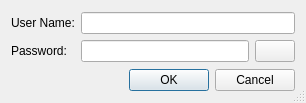
<?xml version="1.0" encoding="UTF-8"?>
<ui version="4.0">
 <class>AuthorizationDialog</class>
 <widget class="QDialog" name="AuthorizationDialog">
  <property name="geometry">
   <rect>
    <x>0</x>
    <y>0</y>
    <width>306</width>
    <height>103</height>
   </rect>
  </property>
  <property name="windowTitle">
   <string>Authorization</string>
  </property>
  <property name="sizeGripEnabled">
   <bool>true</bool>
  </property>
  <layout class="QVBoxLayout" name="verticalLayout_3">
   <item>
    <layout class="QHBoxLayout" name="horizontalLayout_2">
     <item>
      <layout class="QVBoxLayout" name="verticalLayout">
       <item>
        <widget class="QLabel" name="label_username">
         <property name="text">
          <string>User Name:</string>
         </property>
        </widget>
       </item>
       <item>
        <widget class="QLabel" name="label_password">
         <property name="text">
          <string>Password:</string>
         </property>
        </widget>
       </item>
      </layout>
     </item>
     <item>
      <layout class="QVBoxLayout" name="verticalLayout_2">
       <item>
        <widget class="QLineEdit" name="edit_username">
         <property name="text">
          <string/>
         </property>
        </widget>
       </item>
       <item>
        <layout class="QHBoxLayout" name="horizontalLayout">
         <item>
          <widget class="QLineEdit" name="edit_password">
           <property name="text">
            <string/>
           </property>
           <property name="echoMode">
            <enum>QLineEdit::Password</enum>
           </property>
          </widget>
         </item>
         <item>
          <widget class="QPushButton" name="button_show_password">
           <property name="sizePolicy">
            <sizepolicy hsizetype="Fixed" vsizetype="Fixed">
             <horstretch>0</horstretch>
             <verstretch>0</verstretch>
            </sizepolicy>
           </property>
           <property name="text">
            <string/>
           </property>
           <property name="icon">
            <iconset resource="../resources/client.qrc">
             <normaloff>:/img/eye.png</normaloff>:/img/eye.png</iconset>
           </property>
           <property name="checkable">
            <bool>true</bool>
           </property>
          </widget>
         </item>
        </layout>
       </item>
      </layout>
     </item>
    </layout>
   </item>
   <item>
    <widget class="QDialogButtonBox" name="button_box">
     <property name="orientation">
      <enum>Qt::Horizontal</enum>
     </property>
     <property name="standardButtons">
      <set>QDialogButtonBox::Cancel|QDialogButtonBox::Ok</set>
     </property>
    </widget>
   </item>
  </layout>
 </widget>
 <resources>
  <include location="../resources/client.qrc"/>
 </resources>
 <connections>
  <connection>
   <sender>button_box</sender>
   <signal>accepted()</signal>
   <receiver>AuthorizationDialog</receiver>
   <slot>accept()</slot>
   <hints>
    <hint type="sourcelabel">
     <x>248</x>
     <y>254</y>
    </hint>
    <hint type="destinationlabel">
     <x>157</x>
     <y>274</y>
    </hint>
   </hints>
  </connection>
  <connection>
   <sender>button_box</sender>
   <signal>rejected()</signal>
   <receiver>AuthorizationDialog</receiver>
   <slot>reject()</slot>
   <hints>
    <hint type="sourcelabel">
     <x>316</x>
     <y>260</y>
    </hint>
    <hint type="destinationlabel">
     <x>286</x>
     <y>274</y>
    </hint>
   </hints>
  </connection>
 </connections>
</ui>
